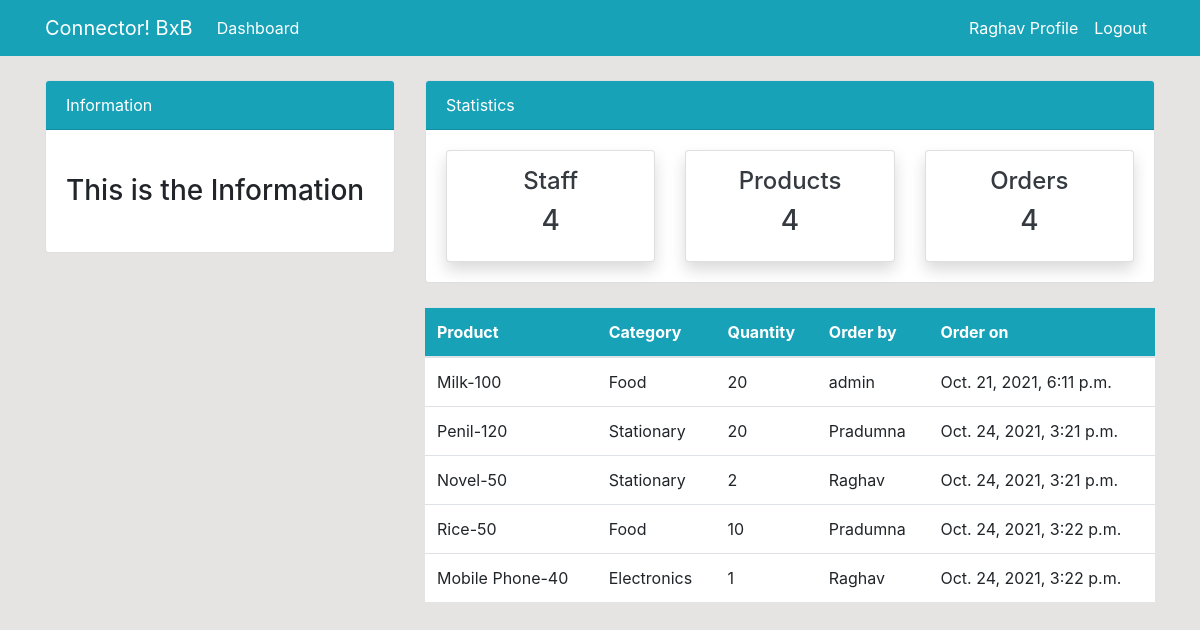
Page /order/ (signed in) on the earlier database version.
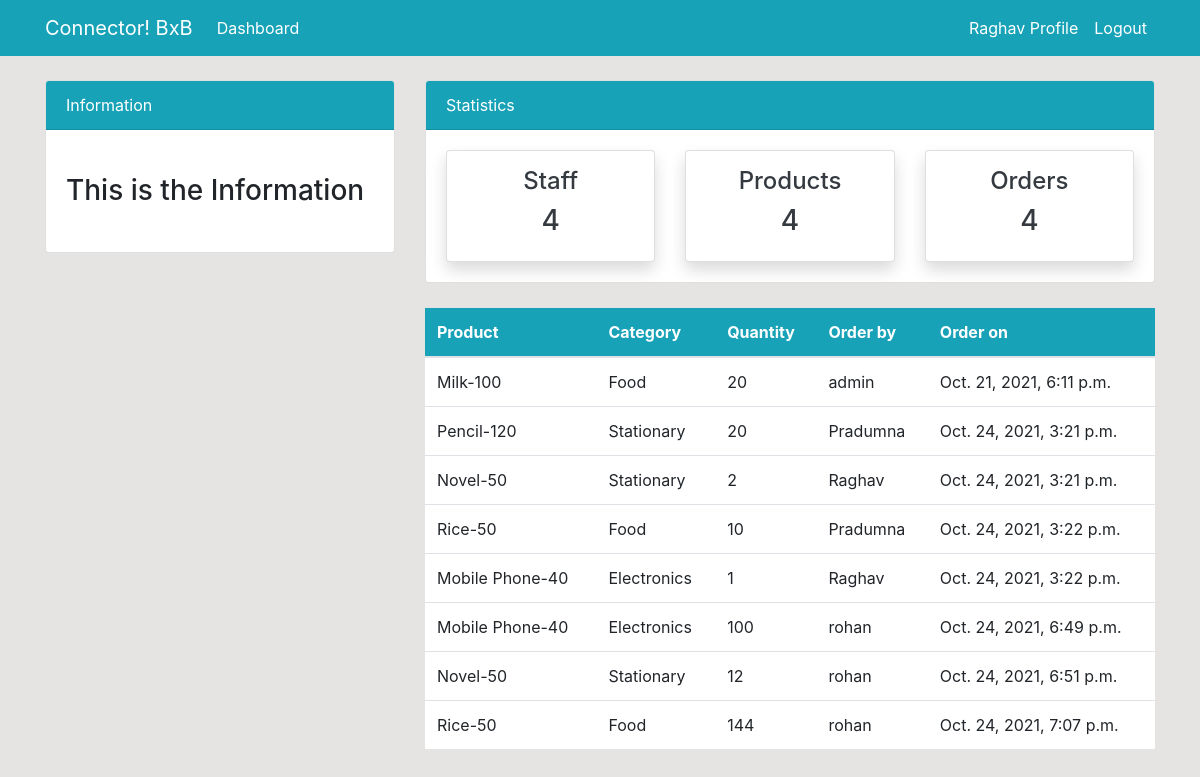
Same page on the later database version.
### dashboard/models.py (models this page shows, shortened)
class Order(models.Model):
    product = models.ForeignKey(Product, on_delete=models.CASCADE , null=True)
    staff = models.ForeignKey(User, on_delete=models.CASCADE , null=True)
    order_quantity = models.PositiveIntegerField(null=True)
    date  = models.DateTimeField(auto_now_add= True)
    class Meta:
        verbose_name_plural = 'Orders'

class Product(models.Model):
    name = models.CharField(max_length=100 , null=True)
    category = models.CharField(max_length=20, choices=CATEGORY , null=True)
    quantity = models.PositiveIntegerField(null=True)
    class Meta:
        verbose_name_plural = 'Products'
    def __str__(self):
        return f'{self.name}-{self.quantity}'

### dashboard/views.py (the view)
# urls.py: path('order/', views.order, name='dashboard-order'),
@login_required(login_url='user-login')
def order(request):
    orders = Order.objects.all()
    context = {
        'orders': orders
    }
    return render(request, "dashboard/order.html", context)

### templates/dashboard/order.html (shortened to what this page needs)
{% extends 'assets/base.html' %}
{% block content %}
 {% include 'assets/topnav.html' %}
<div class="container">
  <div class="row my-4">
    <div class="col-md-4"></div>
    <div class="col-md-8">
      <table class="table bg-white">
        <thead class="bg-info">
          <tr class="text-white">
            <th scope="col">Product</th>
            <th scope="col">Category</th>
            <th scope="col">Quantity</th>
            <th scope="col">Order by</th>
            <th scope="col">Order on</th>
          </tr>
        </thead>
        <tbody>
          {% for order in orders %}
          <tr>
            <td>{{ order.product }}</td>
            <td>{{ order.product.category }}</td>
            <td>{{ order.order_quantity }}</td>
            <td>{{ order.staff }}</td>
            <td>{{ order.date }}</td>
          </tr>
          {% endfor %}
        </tbody>
      </table>
    </div>
  </div>
</div>
{% endblock %}

Differences in the rows shown:
changed through a linked row, Order: product "Penil-120" → "Pencil-120"
added Order: product "Mobile Phone-40", product.category "Electronics", order_quantity "100", staff "rohan", date "Oct. 24, 2021, 6:49 p.m."
added Order: product "Novel-50", product.category "Stationary", order_quantity "12", staff "rohan", date "Oct. 24, 2021, 6:51 p.m."
added Order: product "Rice-50", product.category "Food", order_quantity "144", staff "rohan", date "Oct. 24, 2021, 7:07 p.m."
